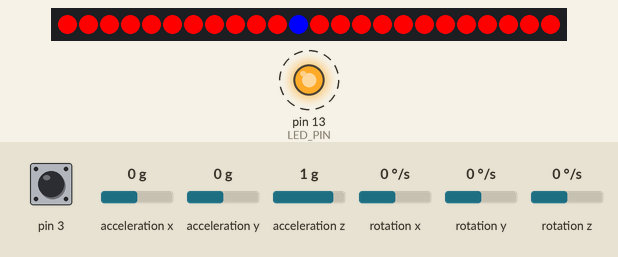
Simulated run of this sketch. Board: Arduino Leonardo, built with avr-gcc and run on an emulated ATmega32U4. Parts: 24 RGB LEDs in strip order, left to right, output pins drawn as LEDs (lit = HIGH). Dashed ring = blinking. The test bench sets the inputs (shaded band); at power-on: rotation z 0 °/s, acceleration y 0 g, acceleration z 1 g, acceleration x 0 g, pin 3 HIGH, rotation x 0 °/s, rotation y 0 °/s. The sensor or clock chip raises its interrupt line as the real part does; what the sketch prints to the serial monitor is not drawn.

Above: at 1.7 s.
1.8 s: rotation z set to -192 °/s
At 1.99 s:
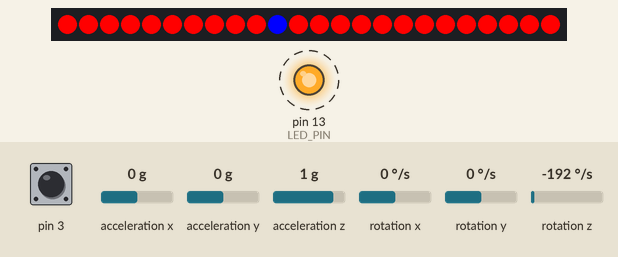
3.3 s: acceleration y set to -1.4 g
At 3.53 s:
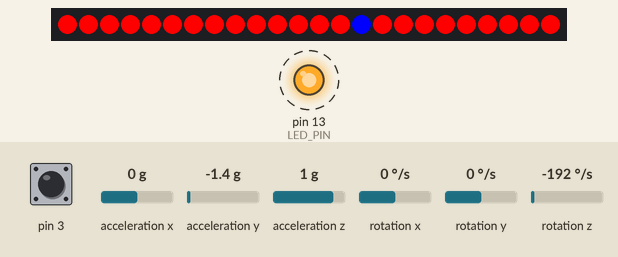
4.8 s: acceleration z set to -1.4 g
At 5.06 s:
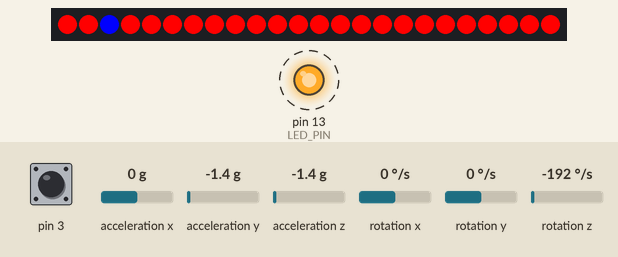
6.4 s: acceleration x set to 0.8 g
At 6.6 s:
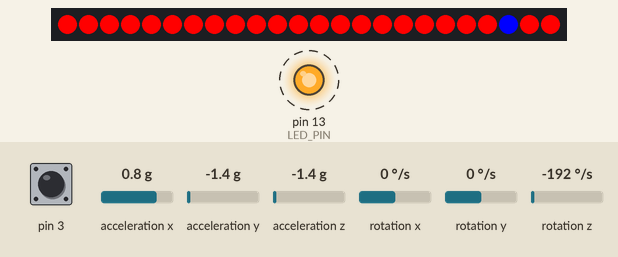
8.8 s: acceleration x set to -1.4 g
At 9.67 s:
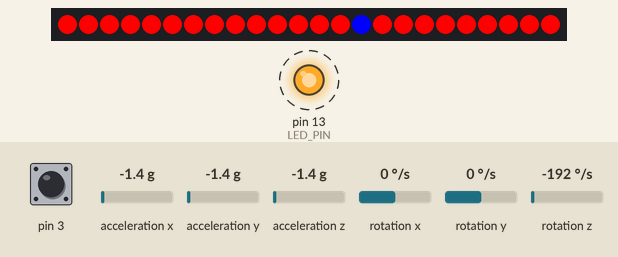
11.8 s: acceleration y set to 0.8 g
At 12.13 s:
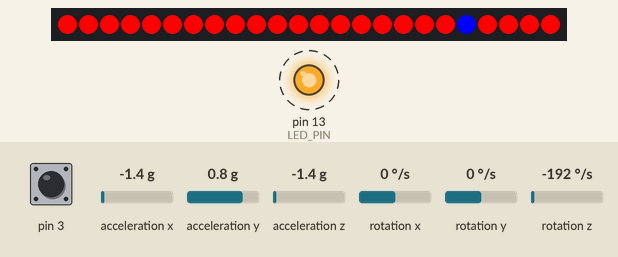
Timing chart, 0 to 14.4 s (numbered marks = the images above; inputs shaded):
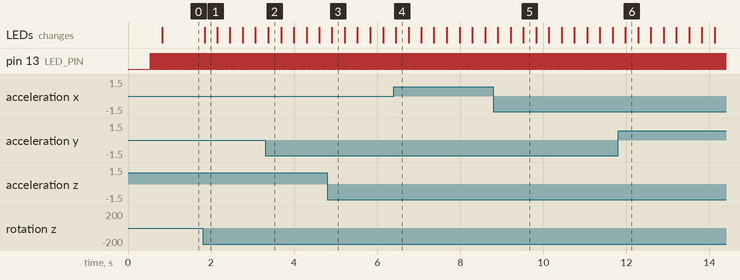

Measured:
- after the input at 1.8 s, the LEDs: change at once (image 1)
- by itself, pin 13 (LED_PIN): alternates HIGH for 0.01 s and LOW for 0.01 s

The sketch:

mpu6050_compas_neopixels_dmp.ino
```cpp
// I2C device class (I2Cdev) demonstration Arduino sketch for MPU6050 class using DMP (MotionApps v2.0)
// 6/21/2012 by Jeff Rowberg <jeff@rowberg.net>
// Updates should (hopefully) always be available at https://github.com/jrowberg/i2cdevlib
//
// Changelog:
//      2013-05-08 - added seamless Fastwire support
//                 - added note about gyro calibration
//      2012-06-21 - added note about Arduino 1.0.1 + Leonardo compatibility error
//      2012-06-20 - improved FIFO overflow handling and simplified read process
//      2012-06-19 - completely rearranged DMP initialization code and simplification
//      2012-06-13 - pull gyro and accel data from FIFO packet instead of reading directly
//      2012-06-09 - fix broken FIFO read sequence and change interrupt detection to RISING
//      2012-06-05 - add gravity-compensated initial reference frame acceleration output
//                 - add 3D math helper file to DMP6 example sketch
//                 - add Euler output and Yaw/Pitch/Roll output formats
//      2012-06-04 - remove accel offset clearing for better results (thanks Sungon Lee)
//      2012-06-01 - fixed gyro sensitivity to be 2000 deg/sec instead of 250
//      2012-05-30 - basic DMP initialization working

/* ============================================
 I2Cdev device library code is placed under the MIT license
 Copyright (c) 2012 Jeff Rowberg

 Permission is hereby granted, free of charge, to any person obtaining a copy
 of this software and associated documentation files (the "Software"), to deal
 in the Software without restriction, including without limitation the rights
 to use, copy, modify, merge, publish, distribute, sublicense, and/or sell
 copies of the Software, and to permit persons to whom the Software is
 furnished to do so, subject to the following conditions:

 The above copyright notice and this permission notice shall be included in
 all copies or substantial portions of the Software.

 THE SOFTWARE IS PROVIDED "AS IS", WITHOUT WARRANTY OF ANY KIND, EXPRESS OR
 IMPLIED, INCLUDING BUT NOT LIMITED TO THE WARRANTIES OF MERCHANTABILITY,
 FITNESS FOR A PARTICULAR PURPOSE AND NONINFRINGEMENT. IN NO EVENT SHALL THE
 AUTHORS OR COPYRIGHT HOLDERS BE LIABLE FOR ANY CLAIM, DAMAGES OR OTHER
 LIABILITY, WHETHER IN AN ACTION OF CONTRACT, TORT OR OTHERWISE, ARISING FROM,
 OUT OF OR IN CONNECTION WITH THE SOFTWARE OR THE USE OR OTHER DEALINGS IN
 THE SOFTWARE.
 ===============================================
 */

// I2Cdev and MPU6050 must be installed as libraries, or else the .cpp/.h files
// for both classes must be in the include path of your project
#include "I2Cdev.h"
#include <Adafruit_NeoPixel.h>


// Number of LEDs in total
const int nLEDs = 24;
// The offset, used to ensure we go to full and zero after adjusting for ranges
// The pixel strip, connected to digital pin 6
Adafruit_NeoPixel pixels = Adafruit_NeoPixel(nLEDs, 6, NEO_GRB + NEO_KHZ800);

// Input from reflectance sensor on A6
#include "MPU6050_6Axis_MotionApps20.h"
//#include "MPU6050.h" // not necessary if using MotionApps include file

// Arduino Wire library is required if I2Cdev I2CDEV_ARDUINO_WIRE implementation
// is used in I2Cdev.h
#if I2CDEV_IMPLEMENTATION == I2CDEV_ARDUINO_WIRE
#include "Wire.h"
#endif

// class default I2C address is 0x68
// specific I2C addresses may be passed as a parameter here
// AD0 low = 0x68 (default for SparkFun breakout and InvenSense evaluation board)
// AD0 high = 0x69
MPU6050 mpu;
//MPU6050 mpu(0x69); // <-- use for AD0 high

/* =========================================================================
 NOTE: In addition to connection 3.3v, GND, SDA, and SCL, this sketch
 depends on the MPU-6050's INT pin being connected to the Arduino's
 external interrupt #0 pin. On the Arduino Uno and Mega 2560, this is
 digital I/O pin 2.
 * ========================================================================= */

/* =========================================================================
 NOTE: Arduino v1.0.1 with the Leonardo board generates a compile error
 when using Serial.write(buf, len). The Teapot output uses this method.
 The solution requires a modification to the Arduino USBAPI.h file, which
 is fortunately simple, but annoying. This will be fixed in the next IDE
 release. For more info, see these links:

 http://arduino.cc/forum/index.php/topic,109987.0.html
 http://code.google.com/p/arduino/issues/detail?id=958
 * ========================================================================= */


// uncomment "OUTPUT_READABLE_QUATERNION" if you want to see the actual
// quaternion components in a [w, x, y, z] format (not best for parsing
// on a remote host such as Processing or something though)
//#define OUTPUT_READABLE_QUATERNION

// uncomment "OUTPUT_READABLE_EULER" if you want to see Euler angles
// (in degrees) calculated from the quaternions coming from the FIFO.
// Note that Euler angles suffer from gimbal lock (for more info, see
// http://en.wikipedia.org/wiki/Gimbal_lock)
//#define OUTPUT_READABLE_EULER

// uncomment "OUTPUT_READABLE_YAWPITCHROLL" if you want to see the yaw/
// pitch/roll angles (in degrees) calculated from the quaternions coming
// from the FIFO. Note this also requires gravity vector calculations.
// Also note that yaw/pitch/roll angles suffer from gimbal lock (for
// more info, see: http://en.wikipedia.org/wiki/Gimbal_lock)
#define OUTPUT_READABLE_YAWPITCHROLL

// uncomment "OUTPUT_READABLE_REALACCEL" if you want to see acceleration
// components with gravity removed. This acceleration reference frame is
// not compensated for orientation, so +X is always +X according to the
// sensor, just without the effects of gravity. If you want acceleration
// compensated for orientation, us OUTPUT_READABLE_WORLDACCEL instead.
//#define OUTPUT_READABLE_REALACCEL

// uncomment "OUTPUT_READABLE_WORLDACCEL" if you want to see acceleration
// components with gravity removed and adjusted for the world frame of
// reference (yaw is relative to initial orientation, since no magnetometer
// is present in this case). Could be quite handy in some cases.
//#define OUTPUT_READABLE_WORLDACCEL

// uncomment "OUTPUT_TEAPOT" if you want output that matches the
// format used for the InvenSense teapot demo
//#define OUTPUT_TEAPOT


#define LED_PIN 13 // (Arduino is 13, Teensy is 11, Teensy++ is 6)
bool blinkState = false;

// MPU control/status vars
bool dmpReady = false;  // set true if DMP init was successful
uint8_t mpuIntStatus;   // holds actual interrupt status byte from MPU
uint8_t devStatus;      // return status after each device operation (0 = success, !0 = error)
uint16_t packetSize;    // expected DMP packet size (default is 42 bytes)
uint16_t fifoCount;     // count of all bytes currently in FIFO
uint8_t fifoBuffer[64]; // FIFO storage buffer

// orientation/motion vars
Quaternion q;           // [w, x, y, z]         quaternion container
VectorInt16 aa;         // [x, y, z]            accel sensor measurements
VectorInt16 aaReal;     // [x, y, z]            gravity-free accel sensor measurements
VectorInt16 aaWorld;    // [x, y, z]            world-frame accel sensor measurements
VectorFloat gravity;    // [x, y, z]            gravity vector
float euler[3];         // [psi, theta, phi]    Euler angle container
float ypr[3];           // [yaw, pitch, roll]   yaw/pitch/roll container and gravity vector

// packet structure for InvenSense teapot demo
uint8_t teapotPacket[14] = {
  '$', 0x02, 0,0, 0,0, 0,0, 0,0, 0x00, 0x00, '\r', '\n' };


// ================================================================
// ===               INTERRUPT DETECTION ROUTINE                ===
// ================================================================

volatile bool mpuInterrupt = false;     // indicates whether MPU interrupt pin has gone high
void dmpDataReady() {
  mpuInterrupt = true;
}


// ================================================================
// ===                      INITIAL SETUP                       ===
// ================================================================

void setup() {
  pixels.begin();
  // join I2C bus (I2Cdev library doesn't do this automatically)
#if I2CDEV_IMPLEMENTATION == I2CDEV_ARDUINO_WIRE
  Wire.begin();
  TWBR = 24; // 400kHz I2C clock (200kHz if CPU is 8MHz)
#elif I2CDEV_IMPLEMENTATION == I2CDEV_BUILTIN_FASTWIRE
  Fastwire::setup(400, true);
#endif

  // initialize serial communication
  // (115200 chosen because it is required for Teapot Demo output, but it's
  // really up to you depending on your project)
  Serial.begin(115200);
  while (!Serial); // wait for Leonardo enumeration, others continue immediately

  // NOTE: 8MHz or slower host processors, like the Teensy @ 3.3v or Ardunio
  // Pro Mini running at 3.3v, cannot handle this baud rate reliably due to
  // the baud timing being too misaligned with processor ticks. You must use
  // 38400 or slower in these cases, or use some kind of external separate
  // crystal solution for the UART timer.

  mpu.initialize();

  // verify connection
  Serial.println(F("Testing device connections..."));
  Serial.println(mpu.testConnection() ? F("MPU6050 connection successful") : F("MPU6050 connection failed"));

  devStatus = mpu.dmpInitialize();

  // supply your own gyro offsets here, scaled for min sensitivity
  mpu.setXGyroOffset(220);
  mpu.setYGyroOffset(76);
  mpu.setZGyroOffset(-85);
  mpu.setZAccelOffset(1788); // 1688 factory default for my test chip

  // make sure it worked (returns 0 if so)
  if (devStatus == 0) {
    // turn on the DMP, now that it's ready
    Serial.println(F("Enabling DMP..."));
    mpu.setDMPEnabled(true);

    // enable Arduino interrupt detection
    Serial.println(F("Enabling interrupt detection (Arduino external interrupt 0)..."));
    attachInterrupt(0, dmpDataReady, RISING);
    mpuIntStatus = mpu.getIntStatus();

    // set our DMP Ready flag so the main loop() function knows it's okay to use it
    Serial.println(F("DMP ready! Waiting for first interrupt..."));
    dmpReady = true;

    // get expected DMP packet size for later comparison
    packetSize = mpu.dmpGetFIFOPacketSize();
  }
  else {
    // ERROR!
    // 1 = initial memory load failed
    // 2 = DMP configuration updates failed
    // (if it's going to break, usually the code will be 1)
    Serial.print(F("DMP Initialization failed (code "));
    Serial.print(devStatus);
    Serial.println(F(")"));
  }

  // configure LED for output
  pinMode(LED_PIN, OUTPUT);
}


// ================================================================
// ===                    MAIN PROGRAM LOOP                     ===
// ================================================================

void loop() {
  // if programming failed, don't try to do anything
  if (!dmpReady) return;

  // wait for MPU interrupt or extra packet(s) available
  while (!mpuInterrupt && fifoCount < packetSize) {
    // other program behavior stuff here
    // .
    // .
    // .
    // if you are really paranoid you can frequently test in between other
    // stuff to see if mpuInterrupt is true, and if so, "break;" from the
    // while() loop to immediately process the MPU data
    // .
    // .
    // .
  }

  // reset interrupt flag and get INT_STATUS byte
  mpuInterrupt = false;
  mpuIntStatus = mpu.getIntStatus();

  // get current FIFO count
  fifoCount = mpu.getFIFOCount();

  // check for overflow (this should never happen unless our code is too inefficient)
  if ((mpuIntStatus & 0x10) || fifoCount == 1024) {
    // reset so we can continue cleanly
    mpu.resetFIFO();
    Serial.println(F("FIFO overflow!"));

    // otherwise, check for DMP data ready interrupt (this should happen frequently)
  }
  else if (mpuIntStatus & 0x02) {
    // wait for correct available data length, should be a VERY short wait
    while (fifoCount < packetSize) fifoCount = mpu.getFIFOCount();

    // read a packet from FIFO
    mpu.getFIFOBytes(fifoBuffer, packetSize);

    // track FIFO count here in case there is > 1 packet available
    // (this lets us immediately read more without waiting for an interrupt)
    fifoCount -= packetSize;


    // display Euler angles in degrees
    mpu.dmpGetQuaternion(&q, fifoBuffer);
    mpu.dmpGetGravity(&gravity, &q);
    mpu.dmpGetYawPitchRoll(ypr, &q, &gravity);
    int angle = map((int)(ypr[0]*180/M_PI),180,-180,0,23);
    for (int i = 0; i < 24; i++) {
      if (angle == i) {
     pixels.setPixelColor(i,pixels.Color(0,0,255));
    } else {
      pixels.setPixelColor(i, pixels.Color(255,0,0));
    }
    }
    pixels.show();
    Serial.print("yaw\t");
    Serial.print(angle);

    blinkState = !blinkState;
    digitalWrite(LED_PIN, blinkState);
  }
}
```
